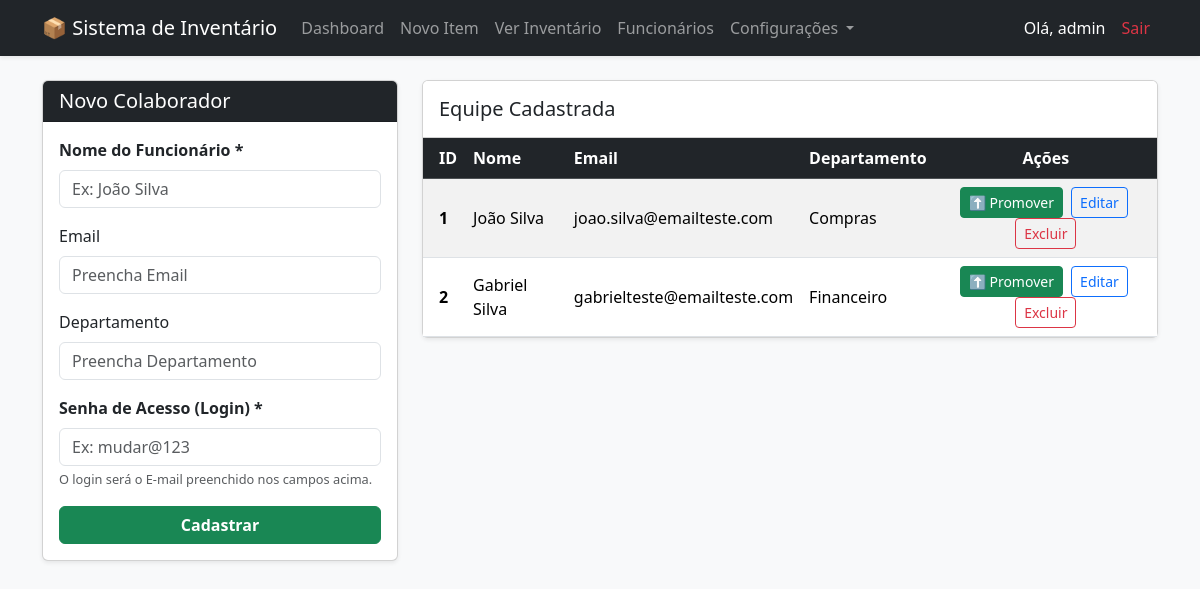
Page /funcionarios (signed in) on the committed database.
### models.py (models this page shows)
class User(UserMixin, db.Model):
    id = db.Column(db.Integer, primary_key=True)
    username = db.Column(db.String(50), unique=True, nullable=False)
    password_hash = db.Column(db.String(255), nullable=False)
    role = db.Column(db.String(20), nullable=False) # 'superadmin', 'admin', 'colaborador'
    empresa_id = db.Column(db.Integer, db.ForeignKey('empresa.id'), nullable=True)
    empresa = db.relationship('Empresa', backref='usuarios')

class Funcionario(db.Model):
    id = db.Column(db.Integer, primary_key=True)
    nome = db.Column(db.String(100), nullable=False)
    empresa_id = db.Column(db.Integer, db.ForeignKey('empresa.id'), nullable=False)
    dados = db.Column(db.JSON, default=dict)
    equipamentos = db.relationship('InventarioItem', backref='funcionario_vinculado', lazy=True)

### routes.py (the view, shortened to what this page needs)
@bp.route('/funcionarios', methods=['GET', 'POST'])
@login_required
@role_required('admin', 'superadmin')
def gerenciar_funcionarios():
    if not current_user.empresa_id:
        return "Acesso negado", 403
    empresa = Empresa.query.get(current_user.empresa_id)
    lista = Funcionario.query.filter_by(empresa_id=current_user.empresa_id).all()
    return render_template('funcionarios.html', funcionarios=lista, schema=empresa.funcionario_form_schema or [])

### app.py (called while the page is built)
def create_app():
    app = Flask(__name__)
    app.config['SECRET_KEY'] = 'SECRET-KEY-INVENTORY'
    basedir = os.path.abspath(os.path.dirname(__file__))
    app.config['SQLALCHEMY_DATABASE_URI'] = 'sqlite:///' + os.path.join(basedir, 'inventario.db')
    app.config['SQLALCHEMY_TRACK_MODIFICATIONS'] = False
    login_manager = LoginManager()
    login_manager.login_view = 'main.login' # Define para onde redirecionar se não estiver logado
    login_manager.init_app(app)
    @login_manager.user_loader
    def load_user(user_id):
        return User.query.get(int(user_id))
    db.init_app(app)
    app.register_blueprint(bp)
    with app.app_context():
        db.create_all() # Cria as tabelas na primeira execução
    return app

### routes.py (called while the page is built)
def role_required(*roles):
    def wrapper(fn):
        @wraps(fn)
        def decorated_view(*args, **kwargs):
            if current_user.role not in roles:
                return jsonify({'erro': 'Acesso negado'}), 403
            return fn(*args, **kwargs)
        return decorated_view
    return wrapper

### templates/funcionarios.html (shortened to what this page needs)
{% extends 'base.html' %}
{% block content %}
<div class="row">
    <div class="col-md-4 mb-4">
        <div class="card shadow-sm">
            <div class="card-header bg-dark text-white">
                <h5 class="mb-0">Novo Colaborador</h5>
            </div>
            <div class="card-body">
                <div class="mb-3">
                    <label class="form-label fw-bold">Nome do Funcionário *</label>
                    <input type="text" id="nomeFuncionario" class="form-control" placeholder="Ex: João Silva">
                </div>
                {% for campo in schema %}
                    <div class="mb-3">
                        <label class="form-label">{{ campo.nome_campo }}</label>
                        <input type="{{ campo.tipo }}" id="dinamico_{{ campo.nome_campo }}" class="form-control" placeholder="Preencha {{ campo.nome_campo }}">
                    </div>
                {% endfor %}
                <div class="mb-3">
                    <label class="form-label fw-bold">Senha de Acesso (Login) *</label>
                    <input type="password" id="senhaAcesso" class="form-control" placeholder="Ex: mudar@123">
                    <small class="text-muted" style="font-size: 0.8em;">O login será o E-mail preenchido nos campos acima.</small>
                </div>
                <button onclick="cadastrarFuncionario()" class="btn btn-success w-100 fw-bold">Cadastrar</button>
            </div>
        </div>
    </div>
    <div class="col-md-8">
        <div class="card shadow-sm">
            <div class="card-header bg-white py-3">
                <h5 class="mb-0 text-dark">Equipe Cadastrada</h5>
            </div>
            <div class="card-body p-0">
                <div class="table-responsive">
                    <table class="table table-striped table-hover align-middle mb-0">
                        <thead class="table-dark">
                            <tr>
                                <th class="ps-3">ID</th>
                                <th>Nome</th>
                                {% for campo in schema %}
                                    <th>{{ campo.nome_campo }}</th>
                                {% endfor %}
                                <th class="text-center">Ações</th>
                            </tr>
                        </thead>
                        <tbody>
                            {% for func in funcionarios %}
                            <tr>
                                <td class="ps-3 fw-bold">{{ func.id }}</td>
                                <td>{{ func.nome }}</td>
                                {% for campo in schema %}
                                    <td>{{ func.dados.get(campo.nome_campo, '') if func.dados else '' }}</td>
                                {% endfor %}
                                <td class="text-center">
                                    <button onclick="promoverAdmin({{ func.id }})" class="btn btn-sm btn-success me-1" title="Tornar Admin">
                                        ⬆️ Promover
                                    </button>
                                    <button onclick="abrirModalEditar({{ func.id }})" class="btn btn-sm btn-outline-primary me-1">Editar</button>
                                    <button onclick="deletarFuncionario({{ func.id }})" class="btn btn-sm btn-outline-danger">Excluir</button>
                                </td>
                            </tr>
                            {% else %}
                            <tr>
                                <td colspan="100%" class="text-center py-4 text-muted">
                                    Nenhum funcionário cadastrado no momento.
                                </td>
                            </tr>
                            {% endfor %}
                        </tbody>
                    </table>
                </div>
            </div>
        </div>
    </div>
</div>
{% endblock %}

### templates/base.html (shortened to what this page needs)
<!DOCTYPE html>
<html lang="pt-BR">
<head>
    <link href="https://cdn.jsdelivr.net/npm/bootstrap@5.3.2/dist/css/bootstrap.min.css" rel="stylesheet">
</head>
<body class="bg-light">
    <nav class="navbar navbar-expand-lg navbar-dark bg-dark mb-4 shadow-sm">
        <div class="container">
            <a class="navbar-brand" href="/">📦 Sistema de Inventário</a>
            <div class="collapse navbar-collapse" id="navbarNav">
                <ul class="navbar-nav me-auto">
                    {% if current_user.is_authenticated %}
                        <li class="nav-item"><a class="nav-link" href="/">Dashboard</a></li>
                        {% if current_user.role in ['admin', 'superadmin'] %}
                            <li class="nav-item"><a class="nav-link" href="/inventario">Novo Item</a></li>
                            <li class="nav-item"><a class="nav-link" href="/inventario/listar">Ver Inventário</a></li>
                            <li class="nav-item"><a class="nav-link" href="/funcionarios">Funcionários</a></li>
                        {% endif %}
                        {% if current_user.role == 'admin' %}
                            <li class="nav-item dropdown">
                                <a class="nav-link dropdown-toggle" href="#" id="navbarDropdown" role="button" data-bs-toggle="dropdown">
                                    Configurações
                                </a>
                            </li>
                        {% endif %}
                    {% endif %}
                </ul>
                <ul class="navbar-nav">
                    {% if current_user.is_authenticated %}
                        <li class="nav-item"><span class="nav-link text-white">Olá, {{ current_user.username }}</span></li>
                        <li class="nav-item"><a class="nav-link text-danger" href="/logout">Sair</a></li>
                    {% else %}
                        <li class="nav-item"><a class="nav-link" href="/login">Entrar</a></li>
                    {% endif %}
                </ul>
            </div>
        </div>
    </nav>
    <div class="container">
        {% block content %}
        {% endblock %}
    </div>
</body>
</html>

### rows in the picture
User: username "admin"
Funcionario: id "1", nome "João Silva", dados "joao.silva@emailteste.com" "Compras"
Funcionario: id "2", nome "Gabriel Silva", dados "gabrielteste@emailteste.com" "Financeiro"

### other values in the picture
{{ campo.nome_campo }} "Email" "Departamento"
